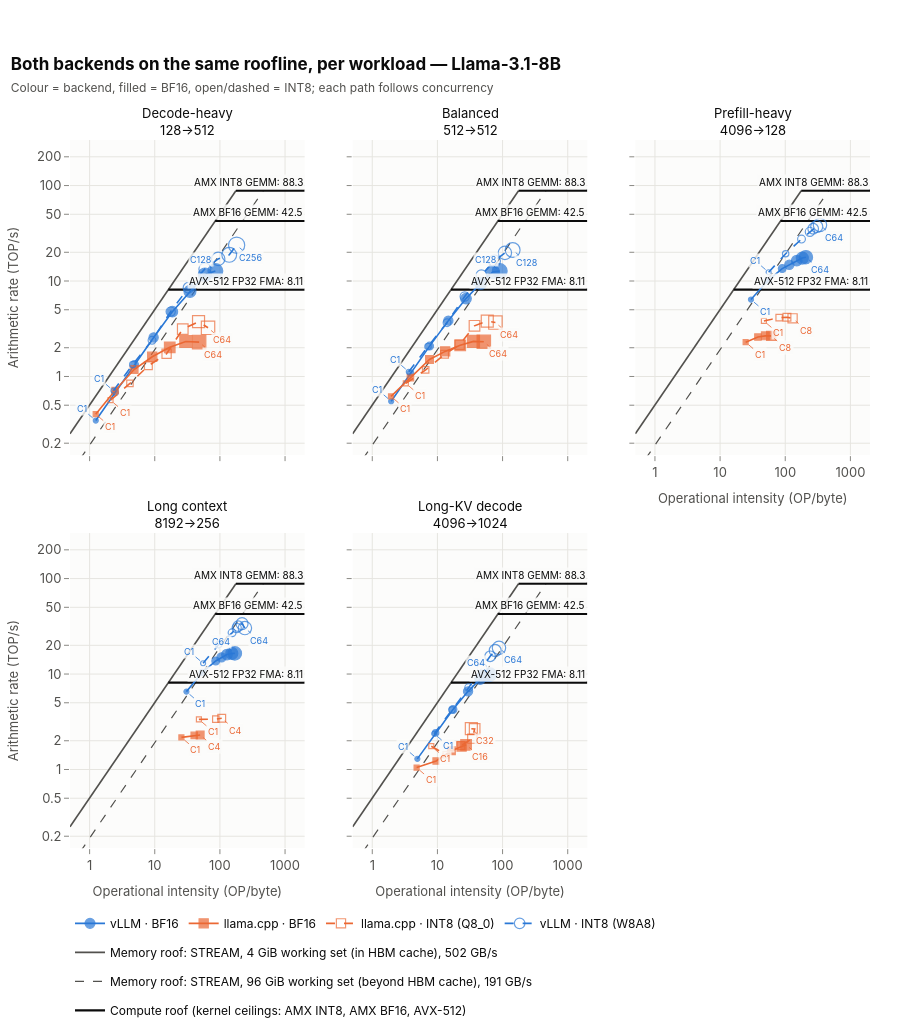

Source (notebook cell):
### Markdown cell above
### B. Head to head, by workload and context length

### Code cell
pair_roofs = [(compute.loc[k, "tops"], roof_label(k), True) for k in ["amx_int8_gemm", "amx_bf16_gemm", "avx512_fma"]]
wls = [w for w in registry.workload_order() if w in set(pts["workload"])]
fig = plots.roofline_grid(pts, facet="workload", facets=wls, cols=3, trace_key="configuration_id",
                          roofs={w: pair_roofs for w in wls}, memory=memory_roofs,
                          compute_legend=("Compute roof (kernel ceilings: AMX INT8, AMX BF16, AVX-512)",),
                          title=f"Both backends on the same roofline, per workload — {registry.model_label(MODEL)}",
                          subtitle="Colour = backend, filled = BF16, open/dashed = INT8; each path follows concurrency")
fig.show()
export_figure(fig, "roofline_by_workload", source=NOTEBOOK,
              caption="vLLM and llama.cpp (BF16 and INT8) on one roofline per workload, 8B, paths over concurrency.")
